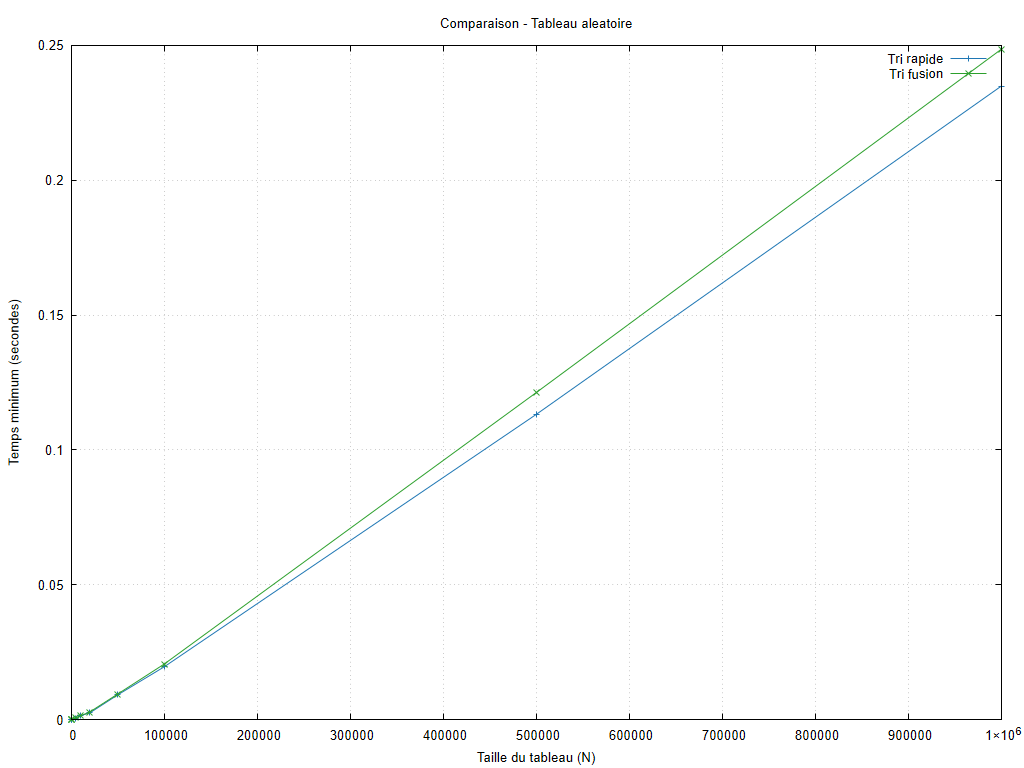

Write gnuplot code to recreate this figure.
set encoding utf8
set terminal pngcairo size 1024,768 font 'Arial,10'
set output 'graphiques/20261006_211417/comparaisons/aleatoire_algos_18.png'
set datafile missing 'non_mesure'
set datafile separator ';'
set title 'Comparaison - Tableau aleatoire'
set xlabel 'Taille du tableau (N)'
set ylabel 'Temps minimum (secondes)'
set grid
set yrange [0:*]
plot 'resultats/20261006_211417/aleatoire.csv' every ::1 using 1:8 title 'Tri rapide' with linespoints lc rgb '#1f77b4', 'resultats/20261006_211417/aleatoire.csv' every ::1 using 1:10 title 'Tri fusion' with linespoints lc rgb '#2ca02c'
unset output
